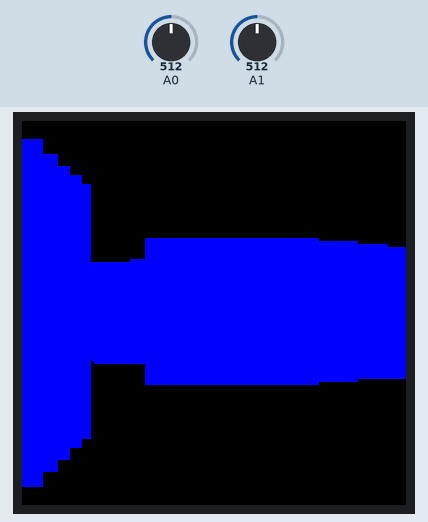
This sketch was run on a simulated Arduino Uno, built with avr-gcc and run on an emulated ATmega328P. Shown: 128×128 colour display. The test bench sets the inputs (shaded band); at power-on: A0 = 512, A1 = 512.

Above: at 5.0 s.
5.1 s: A0 set to 716
At 7.0 s:
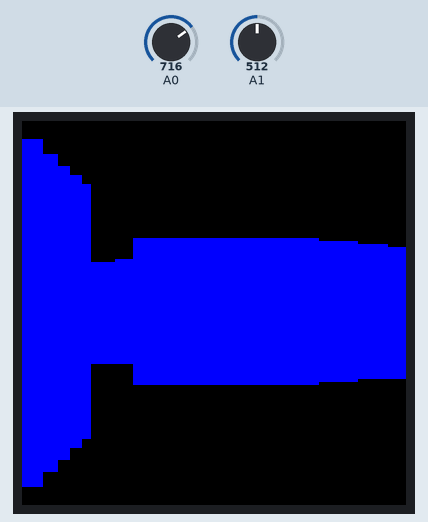
7.1 s: A1 set to 306
At 10.3 s:
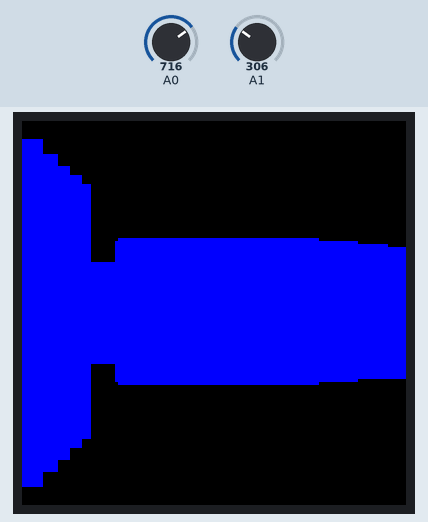
10.4 s: A0 set to 306
At 14.5 s:
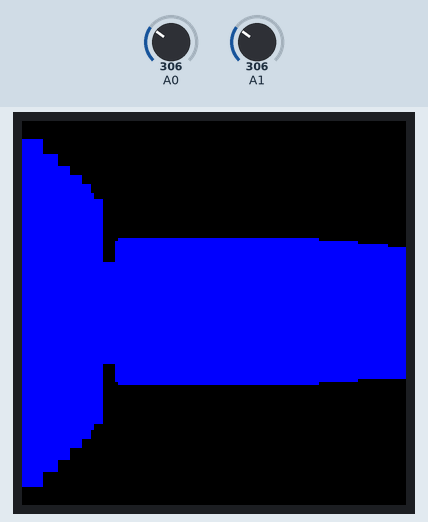
14.6 s: A1 set to 122
At 18.0 s:
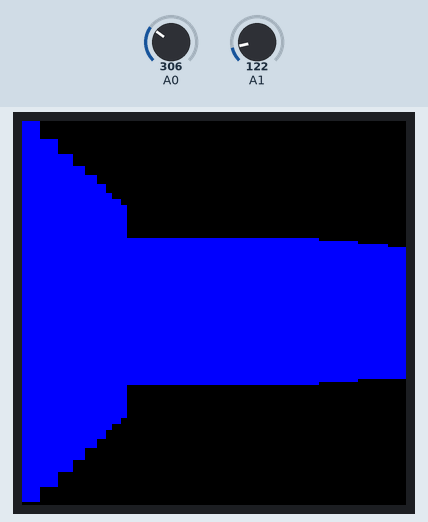
18.8 s: A1 set to 138
At 21.7 s:
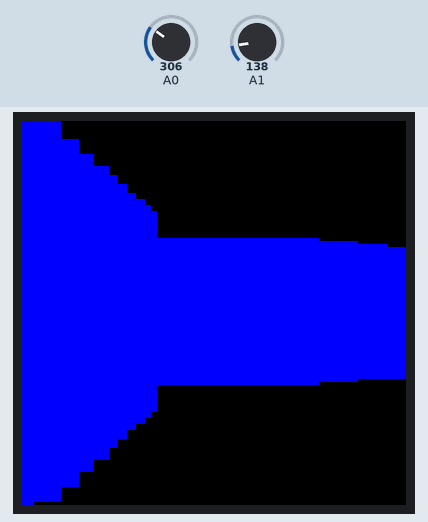
23.0 s: A0 set to 122
At 24.0 s:
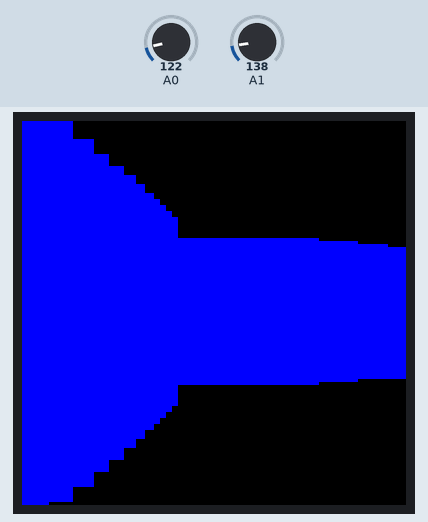
Timing chart, 0 to 26.0 s (numbered marks = the images above; inputs shaded):
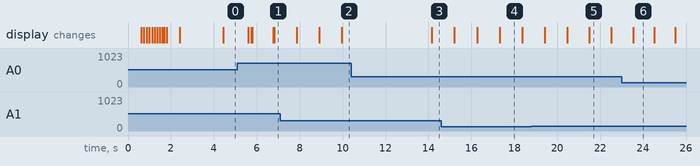

The sketch:

SD_Raycasting.ino
```cpp
#include <Adafruit_GFX.h>
#include <Adafruit_SSD1351.h>
#include <SPI.h>

// OLED spi
#define SCLK_PIN 2
#define MOSI_PIN 3
#define OLED_CS    6
#define OLED_RESET 7
#define OLED_DC    5

// screen dimensions
#define SCREEN_WIDTH  128
#define SCREEN_HEIGHT 128

// control
#define BUTTON_LEFT_PIN 2
#define BUTTON_RIGHT_PIN 3
#define BUTTON_FORWARD_PIN 4
#define BUTTON_BACKWARD_PIN 5
#define BUTTON_UP_PIN 6
#define BUTTON_DOWN_PIN 7

// map size
#define MAP_WIDTH 8
#define MAP_HEIGHT 8

// color definitions
#define	BLACK           0x0000
#define	BLUE            0x001F
#define	RED             0xF800
#define	GREEN           0x07E0
#define CYAN            0x07FF
#define MAGENTA         0xF81F
#define YELLOW          0xFFE0
#define WHITE           0xFFFF

// Adafruit_SSD1351 init
Adafruit_SSD1351 display = Adafruit_SSD1351(SCREEN_WIDTH, SCREEN_HEIGHT, &SPI, OLED_CS, OLED_DC, OLED_RESET);


class GameField {
  public:
    int gfield[MAP_WIDTH][MAP_HEIGHT] = {
      {1, 1, 1, 1, 1, 1, 1, 1},
      {1, 0, 0, 0, 0, 0, 0, 1},
      {1, 0, 1, 1, 0, 0, 0, 1},
      {1, 0, 1, 0, 0, 1, 0, 1},
      {1, 0, 1, 0, 0, 1, 0, 1},
      {1, 0, 0, 0, 0, 0, 0, 1},
      {1, 0, 0, 1, 1, 1, 0, 1},
      {1, 1, 1, 1, 1, 1, 1, 1}
    };
};


class Player {
  public:
    float playerX = 3.5;
    float playerY = 3.5;
    float playerAngle = 0.0;

    void updatePosition(GameField field);
    float getPlayerPosition(float& x, float& y, float& a);
};

    void Player::updatePosition(GameField field) {
      // read input from joystick or other input device
      int joystickX = analogRead(A0);
      int joystickY = analogRead(A1);

      // update player position and angle based on input
      playerAngle += (float)(joystickX - 512) / 1024.0 * 5.0;
      playerX += cos(playerAngle * PI / 180.0) * (float)(joystickY - 512) / 1024.0 * 0.1;
      playerY += sin(playerAngle * PI / 180.0) * (float)(joystickY - 512) / 1024.0 * 0.1;


      // ensure player does not move through walls
      if (field.gfield[(int)playerX][(int)playerY] == 1) {
        playerX -= cos(playerAngle * PI / 180.0) * (float)(joystickY - 512) / 1024.0 * 0.1;
        playerY -= sin(playerAngle * PI / 180.0) * (float)(joystickY - 512) / 1024.0 * 0.1;
      }
    }

    float Player::getPlayerPosition(float& x, float& y, float& a)
    {
      x = playerX;
      y = playerY;
      a = playerAngle;
    }

     /*outsourced from GameField class because forward declaration was not possible in one page script*/
    void drawWalls(Player play, GameField field) {
      for (int x = 0; x < 128; x++) {
        float rayX, rayY, rayAngle;

        play.getPlayerPosition(rayX, rayY, rayAngle);
        rayAngle = rayAngle - 30.0 + (float)x / 128.0 * 60.0;
        float rayDistance = 0.0;
        bool hitWall = false;
        while (!hitWall && rayDistance < 10.0) {
          int mapX = (int)rayX;
          int mapY = (int)rayY;
          if (mapX < 0 || mapX >= MAP_WIDTH || mapY < 0 || mapY >= MAP_HEIGHT) {
            hitWall = true;
            rayDistance = 10.0;
          } else if (field.gfield[mapX][mapY] == 1) {
            hitWall = true;
          } else {
            rayX += cos(rayAngle * PI / 180.0) * 0.1;
            rayY += sin(rayAngle * PI / 180.0) * 0.1;
            rayDistance += 0.1;
          }
        }
        int wallHeight = (int)(128.0 / rayDistance);
        int wallTop = (128 - wallHeight) / 2;
        int wallBottom = 128 - wallTop;
        int wallColor = field.gfield[(int)rayX][(int)rayY] == 1 ? BLUE : GREEN;
        display.writeFastVLine(x, wallTop, wallHeight, wallColor);
      }
    }

class GameIntro
{
  public:
    unsigned long FirstTriangles() {
      unsigned long start;
      int           n, i, cx = display.width()  / 2 - 1,
                          cy = display.height() / 2 - 1;

      display.fillScreen(BLACK);
      n     = min(cx, cy);
      start = micros();
      for(i=0; i<n; i+=5) {
        display.drawTriangle(
          cx    , cy - i, // peak
          cx - i, cy + i, // bottom left
          cx + i, cy + i, // bottom right
          display.color565(i, i, i));
      }

      return micros() - start;
    }

    unsigned long FilledTriangles() {
      unsigned long start, t = 0;
      int           i, cx = display.width()  / 2 - 1,
                    cy = display.height() / 2 - 1;

    start = micros();
    for(i=min(cx,cy); i>10; i-=5) {
      start = micros();
      display.fillTriangle(cx, cy - i, cx - i, cy + i, cx + i, cy + i,
      display.color565(i*1, i*1, i*1));
      t += micros() - start;
      display.drawTriangle(cx, cy - i, cx - i, cy + i, cx + i, cy + i,
      display.color565(i*2, i*2, i*2));
       delay(100);
      yield();
    }

    return t;
  }

    unsigned long IntroText()
    {
      unsigned long start = micros();
      display.setCursor(0, 40);
      display.setTextColor(WHITE);
      display.setTextSize(3);
      display.println(" Ghost");

      display.setCursor(0, 70);
      display.setTextColor(WHITE);
      display.setTextSize(3);
      display.println("Station");

      return micros() - start;
    }
};

 // create the game field and player objects
  GameField gamefield;
  Player player;
  GameIntro intro;


void setup() {
  display.begin();
  display.fillScreen(BLACK);

   // intro animation with text at the end
  intro.FirstTriangles();
  delay(500);

  intro.FilledTriangles();
  delay(500);

  intro.IntroText();
  delay(1000);
  display.fillScreen(BLACK);
}

void loop() {

  // begin writing to the screen
  display.startWrite();


  // draw the walls of the game world
  drawWalls(player, gamefield);


  // update player position and angle based on input
  player.updatePosition(gamefield);

  // end writing to the screen
  display.endWrite();

  // delay to control the frame rate
  delay(20);
}
```

Measured:
- after the input at 5.1 s, the display: first changes after 0.51 s (image 1 shows a later state)
- what the display in image 4 shows lasts 1.1 s, from 17.3 s to 18.4 s
